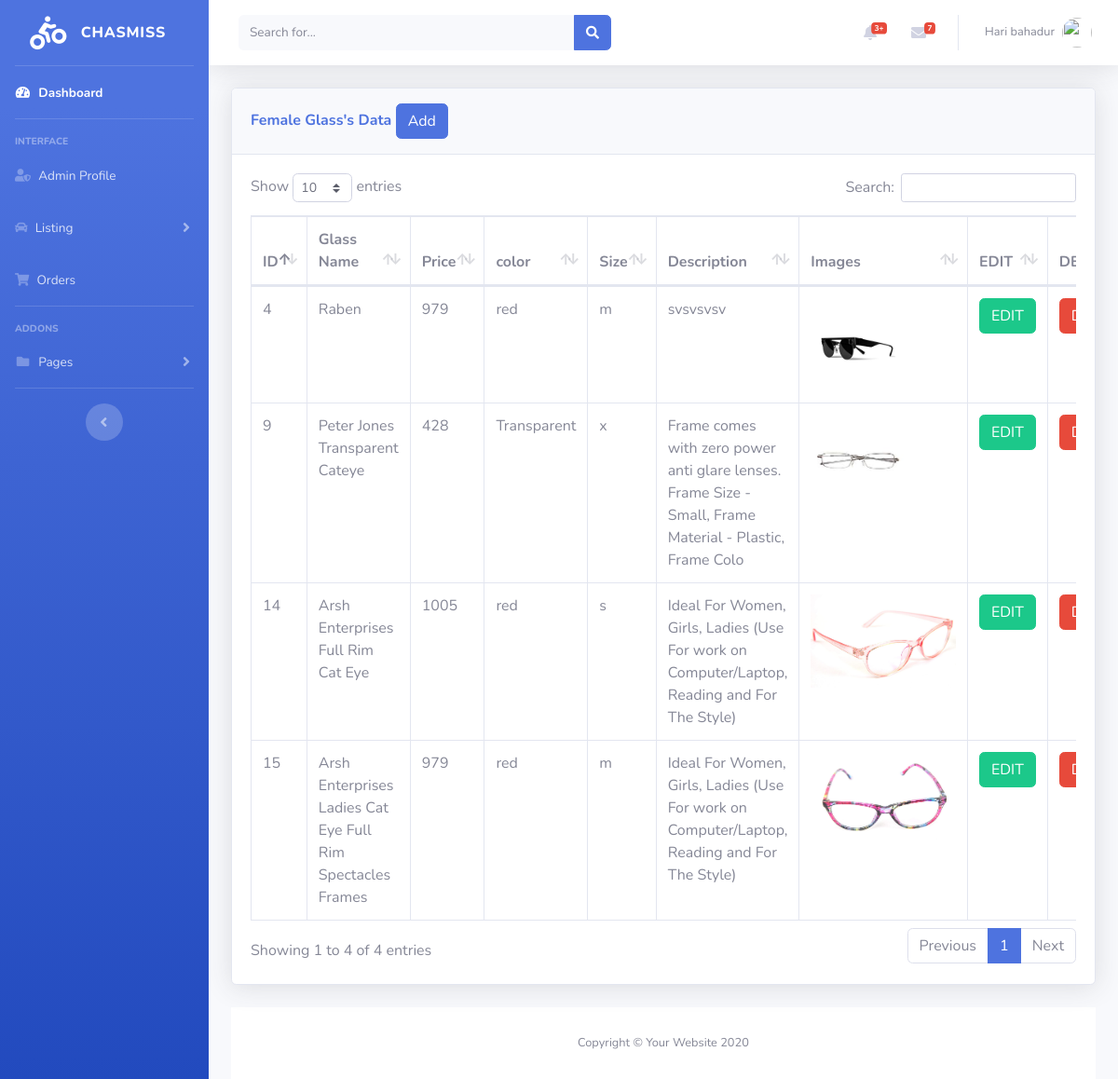
The app's page /admin/female-list.php (signed in) with its own data.
### tables this page shows
CREATE TABLE `glass` (
  `glass_id` int(11) NOT NULL,
  `gname` varchar(255) NOT NULL,
  `price` varchar(100) NOT NULL,
  `gender` varchar(20) NOT NULL,
  `color` varchar(25) NOT NULL,
  `size` varchar(30) NOT NULL,
  `description` varchar(255) NOT NULL,
  `image` varchar(255) NOT NULL
);

### admin/female-list.php (the view, shortened to what this page needs)
<?php
include('includes/header.php');
include('includes/navbar.php');
include('includes/database/dbconfig.php');
?>
<div class="container-fluid">
<div class="card shadow mb-4">
  <div class="card-header py-3">
    <h6 class="m-0 font-weight-bold text-primary"> Female Glass's Data
            <button type="button" class="btn btn-primary" data-toggle="modal" data-target="#addadminprofile">
              Add
            </button>
    </h6>
  </div>
  <div class="card-body">
    <div class="table-responsive">
    <?php
                $query = "SELECT * FROM glass where gender='female'";
                $query_run = mysqli_query($connection, $query);
            ?>
      <table class="table table-bordered" id="dataTable" width="100%" cellspacing="0">
        <thead>
          <tr>
          <th> ID </th>
            <th>Glass Name </th>
            <th>Price</th>
            <th>color</th>
            <th>Size</th>
            <th>Description</th>
            <th>Images</th>
            <th>EDIT </th>
            <th>DELETE </th>
          </tr>
        </thead>
        <tbody>
                    <?php
                        if(mysqli_num_rows($query_run) > 0)
                        {
                            while($row = mysqli_fetch_assoc($query_run))
                            {
                        ?>
                            <tr>
                                 <td><?php  echo $row['glass_id']; ?></td>
                                <td><?php  echo $row['gname']; ?></td>
                                <td><?php  echo $row['price']; ?></td>
                                <td><?php  echo $row['color']; ?></td>
                                <td><?php  echo $row['size']; ?></td>
                                <td><?php  echo $row['description']; ?></td>
                                <td><img src="<?php echo '../assets/images/product/all/'.$row['image']; ?>" height="100px"></td>
                                <td>
                                    <form action="female-list-edit.php" method="post">
                                        <button type="submit" name="edit_btn" class="btn btn-success"> EDIT</button>
                                    </form>
                                </td>
                                <td>
                                    <form action="female-list-code.php" method="post">
                                        <button type="submit" name="delete_btn" class="btn btn-danger"> DELETE</button>
                                    </form>
                                </td>
                            </tr>
                        <?php
                            }
                        }
                        else {
                            echo "No Record Found";
                        }
                        ?>
        </tbody>
      </table>
    </div>
  </div>
</div>
<?php
include('includes/footer.php');
?>

### records on screen
glass: glass_id "4", gname "Raben", price "979", color "red", size "m", description "svsvsvsv", image (picture)
glass: glass_id "9", gname "Peter Jones Transparent Cateye", price "428", color "Transparent", size "x", description "Frame comes with zero power anti glare lenses. Frame Size - Small, Frame Material - Plastic, Frame Colo", image (picture)
glass: glass_id "14", gname "Arsh Enterprises Full Rim Cat Eye", price "1005", color "red", size "s", description "Ideal For Women, Girls, Ladies (Use For work on Computer/Laptop, Reading and For The Style)", image (picture)
glass: glass_id "15", gname "Arsh Enterprises Ladies Cat Eye Full Rim Spectacles Frames", price "979", color "red", size "m", description "Ideal For Women, Girls, Ladies (Use For work on Computer/Laptop, Reading and For The Style)", image (picture)

### other values on screen
$_SESSION['username'] "Hari bahadur"
